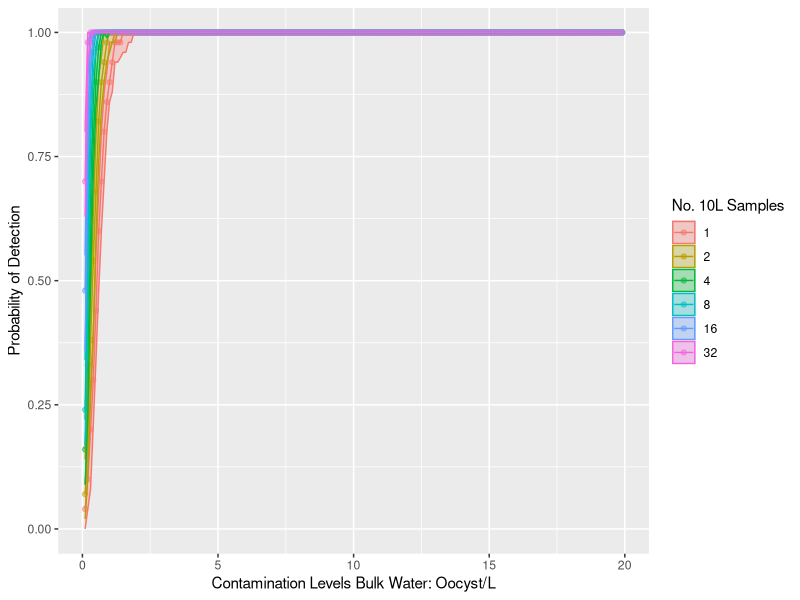
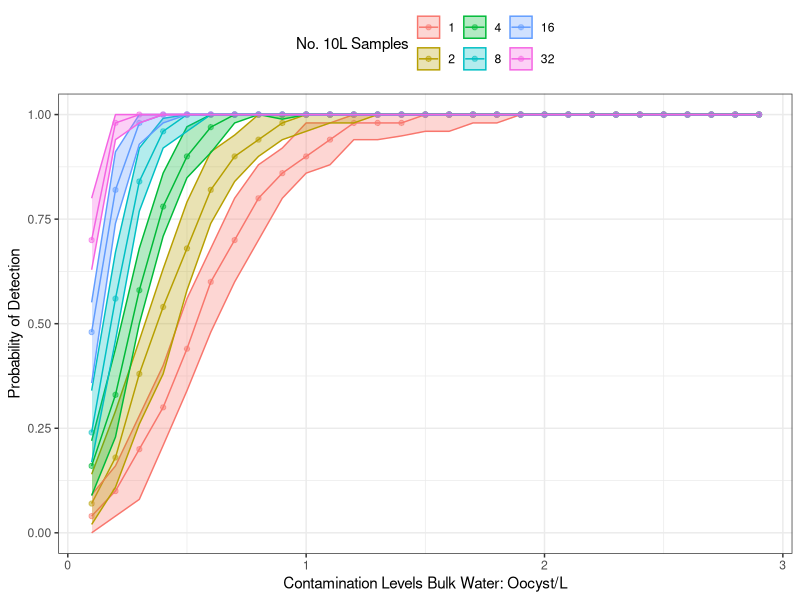
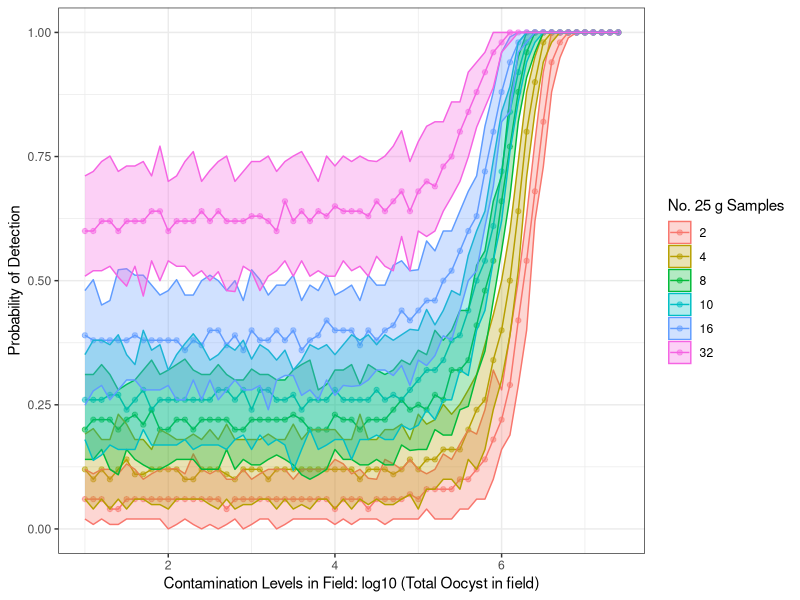
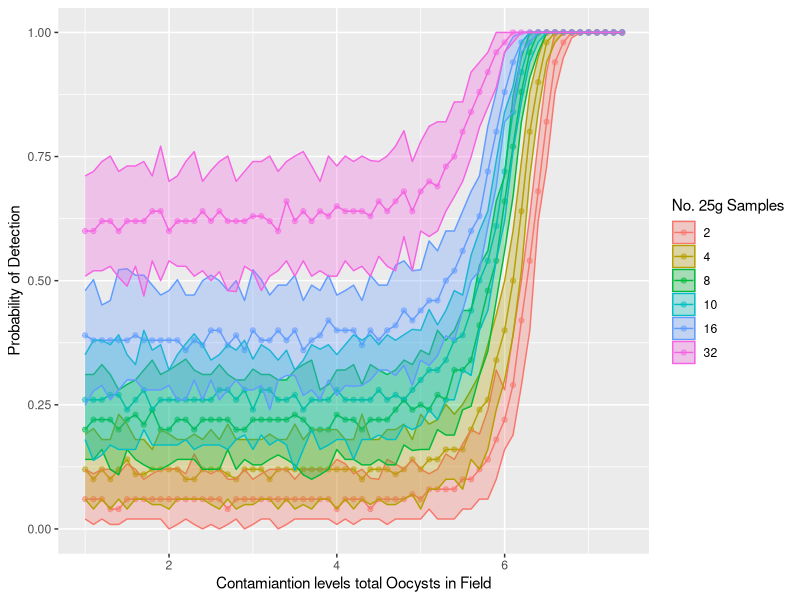
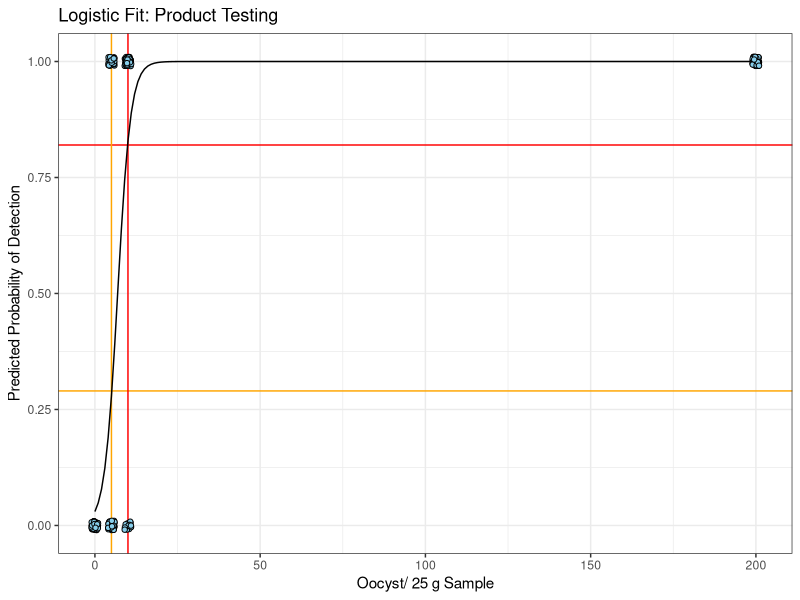
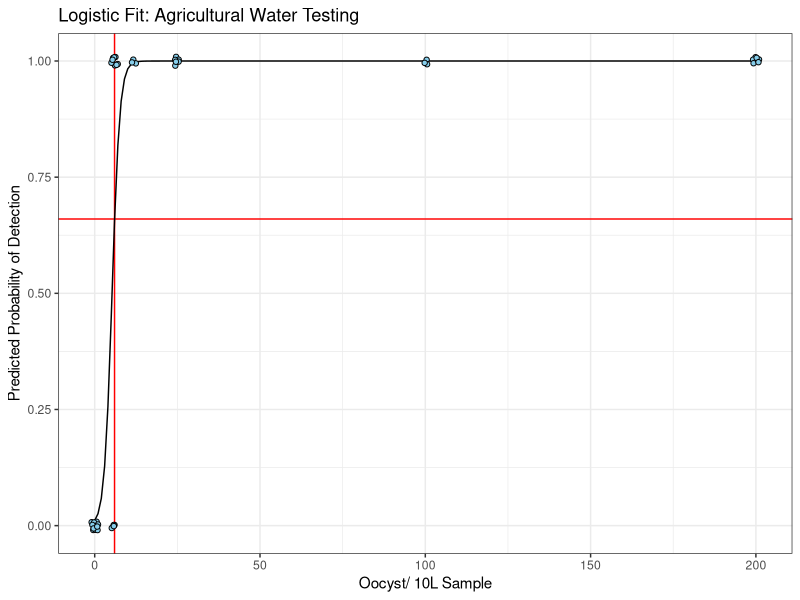
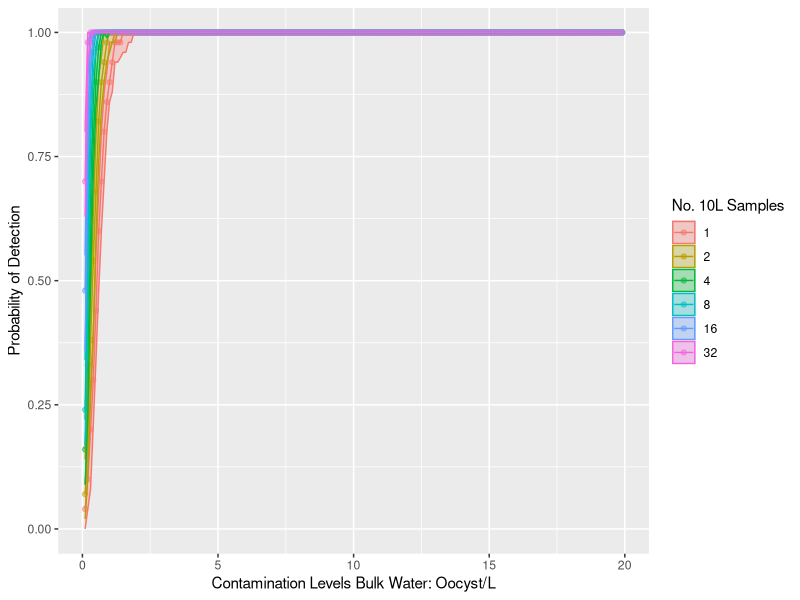
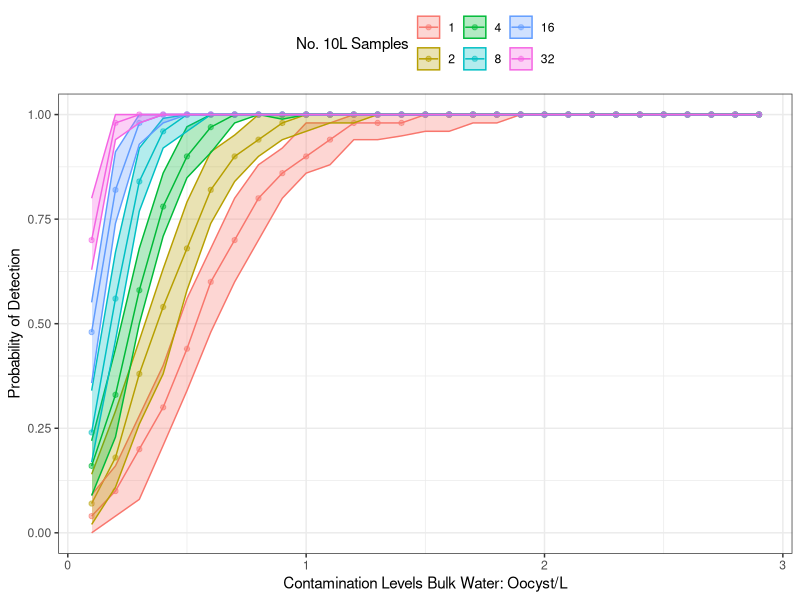

The R source for these figures, in order:
## ---- chunk 1
library(tidyverse)
## ---- chunk 2
Unc_Conts<-read_csv("Data_Cilantro_Outputs/Water_Testing_Analysis.csv")
## ---- chunk 3
Unc_Conts<-Unc_Conts %>% 
  select(-...1) %>% 
  mutate(N10Lsamples= as.factor(N10Lsamples)) %>% 
  group_by(N10Lsamples, Conts) %>% 
  summarise(median = median(PDetect), q05 = quantile(PDetect, 0.05), q95 = quantile(PDetect, 0.95)) 

Unc_Conts %>% 
  ggplot(aes(x = Conts, y = median, color =N10Lsamples,ymin=q05, ymax=q95, fill = N10Lsamples))+
  geom_point(alpha = 0.5)+
  geom_line()+
  geom_ribbon(alpha= 0.3)+
  labs(x = "Contamination Levels Bulk Water: Oocyst/L", y = "Probability of Detection", fill = "No. 10L Samples", color= "No. 10L Samples")

ggsave("Contamination vs Method.jpeg", width = 15, height = 10, units = "cm", dpi = 600)

## ---- chunk 4


Unc_Conts %>% 
  filter(Conts <3) %>% 
  ggplot(aes(x = Conts, y = median, color =N10Lsamples,ymin=q05, ymax=q95, fill = N10Lsamples))+
  geom_point(alpha = 0.5)+
  geom_line()+
  geom_ribbon(alpha= 0.3)+
  labs(x = "Contamination Levels Bulk Water: Oocyst/L", y = "Probability of Detection", fill = "No. 10L Samples", color= "No. 10L Samples")+
  theme_bw()+
  theme(legend.position="top")


ggsave("Contamination vs Method.jpeg", width = 15, height = 10, units = "cm", dpi = 600)
## ---- chunk 5
log10(10000000/(20000*454))
## ---- chunk 6
Unc_Conts<-read_csv("Data_Cilantro_Outputs/Product_Testing_Analysis.csv")
Unc_Conts$Conts<- log10(Unc_Conts$Conts)
## ---- chunk 7
Unc_Conts<-Unc_Conts %>% 
  select(-...1) %>% 
  mutate(N25gsamples= as.factor(N25gsamples)) %>% 
  group_by(N25gsamples, Conts) %>% 
  summarise(median = median(PDetect), q05 = quantile(PDetect, 0.05), q95 = quantile(PDetect, 0.95)) 

Unc_Conts %>% 
  ggplot(aes(x = Conts, y = median, color =N25gsamples,ymin=q05, ymax=q95, fill = N25gsamples))+
  geom_point(alpha = 0.5)+
  geom_line()+
  geom_ribbon(alpha= 0.3)+
  theme_bw()+
  labs(x = "Contamination Levels in Field: log10 (Total Oocyst in field)", y = "Probability of Detection", fill = "No. 25 g Samples", color= "No. 25 g Samples")

ggsave("Contamination vs Field Contam.jpeg", width = 15, height = 10, units = "cm", dpi = 600)

## ---- chunk 8
Unc_Conts %>% 
  filter(Conts<5.0e+06) %>% 
  ggplot(aes(x = Conts, y = median, color =N25gsamples,ymin=q05, ymax=q95, fill = N25gsamples))+
  geom_point(alpha = 0.5)+
  geom_line()+
  geom_ribbon(alpha= 0.3)+
  labs(x = "Contamiantion levels total Oocysts in Field", y = "Probability of Detection", fill = "No. 25g Samples", color= "No. 25g Samples")
## ---- chunk 9
#product Testing
PT_Qpcr_Results<-read_csv("Data_Cilantro_Outputs/qPCR_Fit_Product_Testing.csv")
PT_Qpcr_Probs<-read_csv("Data_Cilantro_Outputs/qPCR_Fit_Product_Testing_Probs.csv")

ggplot()+
  geom_hline(aes(yintercept = .29),color = "orange")+
  geom_hline(aes(yintercept = .82),color = "red")+  
  geom_vline(aes(xintercept = 5),color = "orange")+
  geom_vline(aes(xintercept = 10),color = "red")+
  geom_line(aes(x = Cont, y = `Prob Detect`), data = PT_Qpcr_Probs)+
  geom_point(aes(x = Cont, y = Results), data = PT_Qpcr_Results,position = position_jitter(height = 0.01, width = 1),shape= 21, fill = "skyblue")+
  labs(x= "Oocyst/ 25 g Sample", y = "Predicted Probability of Detection", title = "Logistic Fit: Product Testing")+
  theme_bw()

  ggsave(filename="Product Testing Fit.png",width = 15, height = 10, units = "cm", dpi = 600)
  
  
#Water Testing
PT_Qpcr_Results<-read_csv("Data_Cilantro_Outputs/qPCR_Fit_Water_Testing.csv")
PT_Qpcr_Probs<-read_csv("Data_Cilantro_Outputs/qPCR_Fit_Water_Testing_Probs.csv")

ggplot()+
  #geom_hline(aes(yintercept = .29),color = "orange")+
  geom_hline(aes(yintercept = .66),color = "red")+  
  #geom_vline(aes(xintercept = 5),color = "orange")+
  geom_vline(aes(xintercept = 6),color = "red")+
  geom_line(aes(x = Cont, y = `Prob Detect`), data = PT_Qpcr_Probs)+
  geom_point(aes(x = Cont, y = Results), data = PT_Qpcr_Results,position = position_jitter(height = 0.01, width = 1),shape= 21, fill = "skyblue")+
  labs(x= "Oocyst/ 10L Sample", y = "Predicted Probability of Detection", title = "Logistic Fit: Agricultural Water Testing")+
  theme_bw()

  ggsave(filename="Water Testing Fit.png",width = 15, height = 10, units = "cm", dpi = 600)
  

